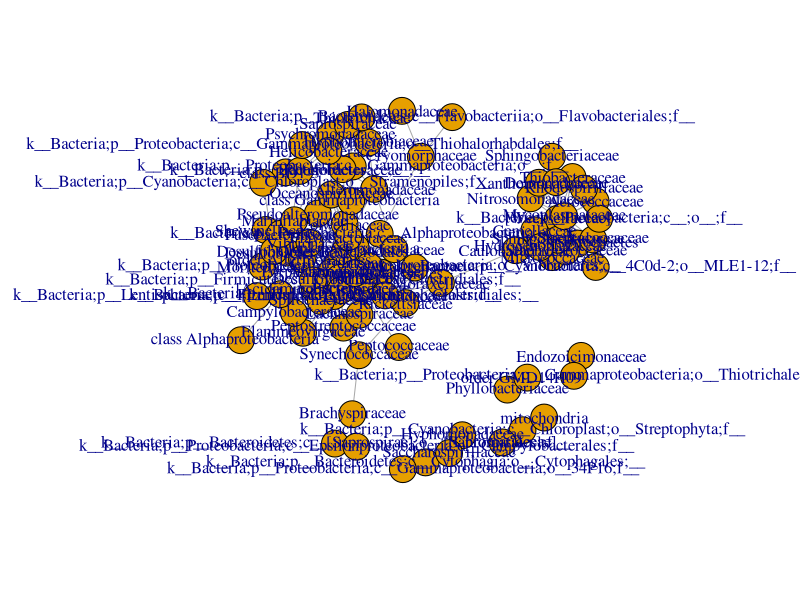
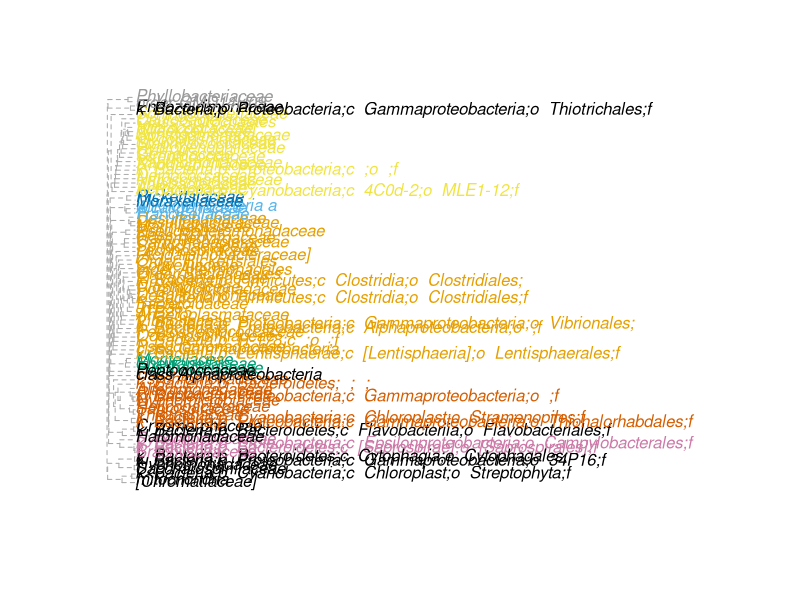
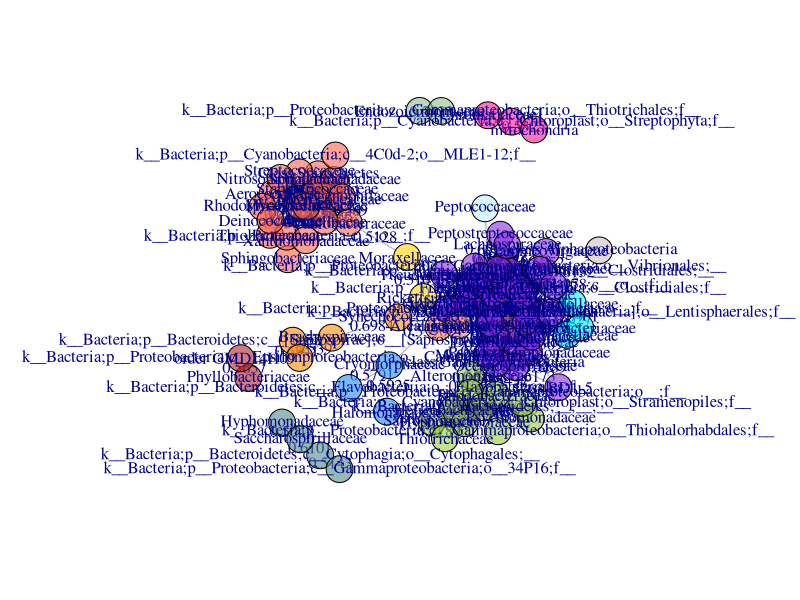
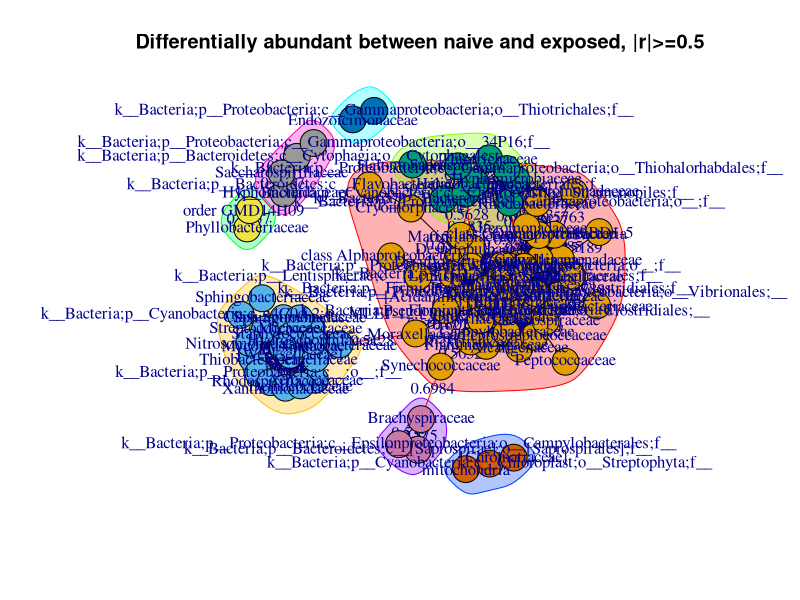

Write R code to recreate these figures, in order.
library(igraph)
library(dplyr)
new<-read.csv("SS5.csv")
da<-read.csv("resSHtoSS.csv")
#get just differentially abundant ones
#make a new category if they are diff abundant (=1) or not (=0)
new$diffab<-ifelse(new$feature1 %in% da$X, 1, 0)
new$diffab1<-ifelse(new$feature2 %in% da$X, 1, 0)
test<-new[which(new$diffab=='1'|new$diffab1=='1'),]
test$microbe1<-sub(".*f__", "", test$feature1) 
test$microbe2<-sub(".*f__", "", test$feature2)
test$microbe1<-ifelse(test$microbe1=="", test$feature1,test$microbe1)
test$microbe2<-ifelse(test$microbe2=="", test$feature2,test$microbe2)
test<-subset(test, r >= 0.5 | r <= (-0.5), select=3:7)
#data cleaning specific cases bc of the fucky classifier
test$microbe1<-ifelse(test$microbe1=="k__Bacteria;__;__;__;__", "unknown bacteria a", test$microbe1)

test$microbe2<-ifelse(test$microbe2=="k__Bacteria;__;__;__;__", "unknown bacteria a", test$microbe2)

test$microbe1<-ifelse(test$microbe1=="k__Bacteria;p__Spirochaetes;c__Spirochaetes;__;__","Class Spirochaetes" ,test$microbe1)

test$microbe2<-ifelse(test$microbe2=="k__Bacteria;p__Spirochaetes;c__Spirochaetes;__;__","Class Spirochaetes" ,test$microbe2)

test$microbe1<-ifelse(test$microbe1=="k__Bacteria;p__Spirochaetes;c__Spirochaetes;o__;f__","Class Spirochaetes" ,test$microbe1)
test$microbe2<-ifelse(test$microbe2=="k__Bacteria;p__Spirochaetes;c__Spirochaetes;o__;f__","Class Spirochaetes" ,test$microbe2)
#bacteriodales
test$microbe1<-ifelse(test$microbe1=="k__Bacteria;p__Bacteroidetes;c__Bacteroidia;o__Bacteroidales;f__","Order Bacteriodales " ,test$microbe1)
test$microbe2<-ifelse(test$microbe2=="k__Bacteria;p__Bacteroidetes;c__Bacteroidia;o__Bacteroidales;f__","Order Bacteriodales " ,test$microbe2)
#rickets
test$microbe1<-ifelse(test$microbe1=="k__Bacteria;p__Proteobacteria;c__Alphaproteobacteria;o__Rickettsiales;f__","Order Rickettsiales " ,test$microbe1)
test$microbe2<-ifelse(test$microbe2=="k__Bacteria;p__Proteobacteria;c__Alphaproteobacteria;o__Rickettsiales;f__","Order Rickettsiales " ,test$microbe2)
#unknown b
test$microbe1<-ifelse(test$microbe1=="k__Bacteria;p__;c__;o__;f__","unknown bacteria b", test$microbe1)
test$microbe2<-ifelse(test$microbe2=="k__Bacteria;p__;c__;o__;f__","unknown bacteria b", test$microbe2)

#	k__Bacteria;p__Proteobacteria;c__Gammaproteobacteria;__;__
test$microbe1<-ifelse(test$microbe1=="k__Bacteria;p__Proteobacteria;c__Gammaproteobacteria;__;__","class Gammaproteobacteria ", test$microbe1)
test$microbe2<-ifelse(test$microbe2=="k__Bacteria;p__Proteobacteria;c__Gammaproteobacteria;__;__","class Gammaproteobacteria ", test$microbe2)
#k__Bacteria;p__GN02;c__;o__;f__
test$microbe1<-ifelse(test$microbe1=="k__Bacteria;p__GN02;c__;o__;f__","Phylum GN02 ", test$microbe1)
test$microbe2<-ifelse(test$microbe2=="k__Bacteria;p__GN02;c__;o__;f__","Phylum GN02 ", test$microbe2)
#k__Bacteria;p__GN02;c__BD1-5;o__;f__
test$microbe1<-ifelse(test$microbe1=="k__Bacteria;p__GN02;c__BD1-5;o__;f__","class BD1-5   ", test$microbe1)
test$microbe2<-ifelse(test$microbe2=="k__Bacteria;p__GN02;c__BD1-5;o__;f__","class BD1-5   ", test$microbe2)
#k__Bacteria;p__Proteobacteria;c__Alphaproteobacteria;__;__
test$microbe1<-ifelse(test$microbe1=="k__Bacteria;p__Proteobacteria;c__Alphaproteobacteria;__;__","class Alphaproteobacteria   ", test$microbe1)
test$microbe2<-ifelse(test$microbe2=="k__Bacteria;p__Proteobacteria;c__Alphaproteobacteria;__;__","class Alphaproteobacteria   ", test$microbe2)
#k__Bacteria;p__Proteobacteria;c__Deltaproteobacteria;o__GMD14H09;f__
test$microbe1<-ifelse(test$microbe1=="k__Bacteria;p__Proteobacteria;c__Deltaproteobacteria;o__GMD14H09;f__","order GMD14H09   ", test$microbe1)
test$microbe2<-ifelse(test$microbe2=="k__Bacteria;p__Proteobacteria;c__Deltaproteobacteria;o__GMD14H09;f__","order GMD14H09   ", test$microbe2)
#k__Bacteria;p__Proteobacteria;c__Gammaproteobacteria;o__Alteromonadales;__
test$microbe1<-ifelse(test$microbe1=="k__Bacteria;p__Proteobacteria;c__Gammaproteobacteria;o__Alteromonadales;__","order Altermonadales ", test$microbe1)
test$microbe2<-ifelse(test$microbe2=="k__Bacteria;p__Proteobacteria;c__Gammaproteobacteria;o__Alteromonadales;__","order Altermonadales ",test$microbe2)
#k__Bacteria;p__Proteobacteria;c__Gammaproteobacteria;o__Chromatiales;f__
test$microbe1<-ifelse(test$microbe1=="k__Bacteria;p__Proteobacteria;c__Gammaproteobacteria;o__Chromatiales;f__","order Chromatiales   ", test$microbe1)
test$microbe2<-ifelse(test$microbe2=="k__Bacteria;p__Proteobacteria;c__Gammaproteobacteria;o__Chromatiales;f__","order Chromatiales",test$microbe2)
#k__Bacteria;p__TM6;c__F38;o__;f__
test$microbe1<-ifelse(test$microbe1=="k__Bacteria;p__TM6;c__F38;o__;f__","class F38", test$microbe1)
test$microbe2<-ifelse(test$microbe2=="k__Bacteria;p__TM6;c__F38;o__;f__","class F38",test$microbe2)
#k__Bacteria;p__Fibrobacteres;c__Fibrobacteria;o__Fibrobacterales;f__
test$microbe1<-ifelse(test$microbe1=="k__Bacteria;p__Fibrobacteres;c__Fibrobacteria;o__Fibrobacterales;f__","order Fibrobacterales", test$microbe1)
test$microbe2<-ifelse(test$microbe2=="k__Bacteria;p__Fibrobacteres;c__Fibrobacteria;o__Fibrobacterales;f__","order Fibrobacterales",test$microbe2)
#k__Bacteria;p__Proteobacteria;c__Alphaproteobacteria;o__Kiloniellales;f__
test$microbe1<-ifelse(test$microbe1=="k__Bacteria;p__Proteobacteria;c__Alphaproteobacteria;o__Kiloniellales;f__","order Kiloniellales", test$microbe1)
test$microbe2<-ifelse(test$microbe2=="k__Bacteria;p__Proteobacteria;c__Alphaproteobacteria;o__Kiloniellales;f__","order Kiloniellales",test$microbe2)
#k__Bacteria;p__Proteobacteria;c__Deltaproteobacteria;o__;f__
test$microbe1<-ifelse(test$microbe1=="k__Bacteria;p__Proteobacteria;c__Deltaproteobacteria;o__;f__","class Deltaproteobacteria", test$microbe1)
test$microbe2<-ifelse(test$microbe2=="k__Bacteria;p__Proteobacteria;c__Deltaproteobacteria;o__;f__","class Deltaproteobacteria",test$microbe2)
#	k__Bacteria;p__Cyanobacteria;c__Chloroplast;o__CAB-I;f__
test$microbe1<-ifelse(test$microbe1=="k__Bacteria;p__Cyanobacteria;c__Chloroplast;o__CAB-I;f__","order CAB-I", test$microbe1)
test$microbe2<-ifelse(test$microbe2=="k__Bacteria;p__Proteobacteria;c__Deltaproteobacteria;o__;f__","order CAB-I",test$microbe2)
#k__Bacteria;p__Bacteroidetes;c__BME43;o__;f__
test$microbe1<-ifelse(test$microbe1=="k__Bacteria;p__Bacteroidetes;c__BME43;o__;f__","class BME43", test$microbe1)
test$microbe2<-ifelse(test$microbe2=="k__Bacteria;p__Bacteroidetes;c__BME43;o__;f__","class BME43",test$microbe2)

#to filter by r value, optional
#test_r<-subset(test, r > 0.5 | r < (-0.5), select=4:6)
#cleaned edge list
#columns will be -1 and -2 from total number of variables, will change depending on how you filtered
test_edge<-test[c(4:5)]
test_graph<-graph.data.frame(test_edge, directed = FALSE)

plot(test_graph)
# quant measures of networks
# number of ties
degree(test_graph, mode="in")
centr_degree(test_graph, mode="in", normalized=T)
#Closeness (centrality based on distance to others in the graph)
#Inverse of the node’s average geodesic distance to others in the network.
closeness(test_graph, mode="all", weights=NA)
centr_clo(test_graph, mode="all", normalized=T)
#Betweenness (centrality based on a broker position connecting others)
#Number of geodesics that pass through the node or the edge.
betweenness(test_graph, directed=T, weights=NA)
edge_betweenness(test_graph, directed=T, weights=NA)
centr_betw(test_graph, directed=T, normalized=T)
mean_distance(test_graph, directed=F)
distances(test_graph) # with edge weights
distances(test_graph, weights=NA) # ignore weights
# (Newman-Girvan) community detection
ceb<-cluster_edge_betweenness(test_graph)
dendPlot(ceb, mode="auto")
class(ceb)
#amount of communities
length(ceb)
#who is in each
membership(ceb)
# measurement, high modularity= density within community, less connected xc communities
modularity(ceb)
#add variable telling which community theyre in, makes graphing that easier
#cfg<-cluster_optimal(test_graph)
#plot(cfg, test_graph)
V(test_graph)$community <- ceb$membership
#would need as many colors as communities
colrs <- adjustcolor( c("blue violet","coral","cyan", "tomato", "gold", "yellowgreen", "darkorange","firebrick","darkseagreen","dodgerblue","deeppink","darkslategray4","lavenderblush3","lightblue1","mediumpurple4","mediumspringgreen", "navajowhite","maroon","olivedrab3","saddlebrown","royalblue1", "seagreen1","tan1","snow2","wheat3", "turquoise2","palegoldenrod","red2","seagreen","gray50"), alpha=.6)
test_graph_simple<-simplify(
  test_graph,
  remove.multiple = TRUE,
  remove.loops = TRUE,
  edge.attr.comb = igraph_opt("edge.attr.comb")
)
plot(test_graph_simple, vertex.color=colrs[V(test_graph)$community],edge.label=test$r)
#edge.label=test$r
clp<-cluster_label_prop(test_graph_simple)
plot(clp,test_graph_simple,vertex.color=colrs[V(test_graph)$community],edge.label=test$r, main="Differentially abundant between naive and exposed, |r|>=0.5")


